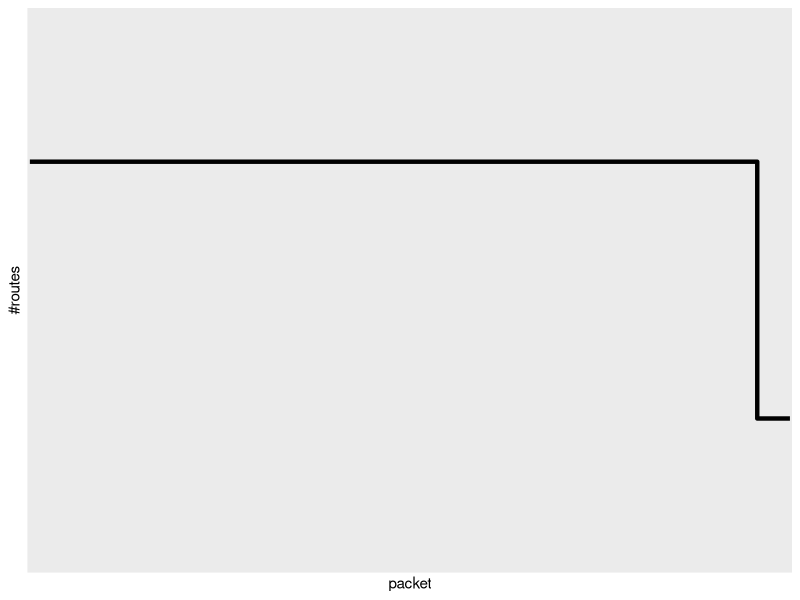

This figure's R source: (Note: this script raises an error after producing the figure.)
library(plyr);
library(ggplot2);

data <- read.csv(file="route_pheromone_log.csv",header=FALSE);

packet <- c(as.numeric(data[,1]));
route <- c(as.numeric(data[,2]));
phi <- c(as.numeric(data[,3]));

plotData <- data.frame(packet, route, phi);
result <- data.frame();

for(p in 1:length(unique(packet))){
  counter <- 0;

  temp <- subset(plotData, plotData$packet == p)
  if(temp[1,3] > 0.09){
    counter <- counter + 1;
  }

  if(temp[2,3] > 0.09){
    counter <- counter + 1;
  }

  result <- rbind(result, data.frame(packet = p, active = counter));
}

png(file=paste("network_lifetime.png"),width=1280, height=1280);
x_axis_breaks <- seq(1, max(packet), by = 10);
plot <- ggplot() + geom_step(data=result, size = 1.5, mapping=aes(x=result$packet, y=result$active), direction="vh");
#plot <- ggplot(data=result, aes(x=result$packet, y=result$active, group=result$active)) + geom_step(size = 1.5, mapping=aes(x=result$packet, y=result$active));
plot <- plot + scale_x_discrete(breaks=x_axis_breaks, name="packet") + scale_y_discrete(name="#routes");
plot <- plot + opts(title="network life time") 
print(plot);
dev.off();
